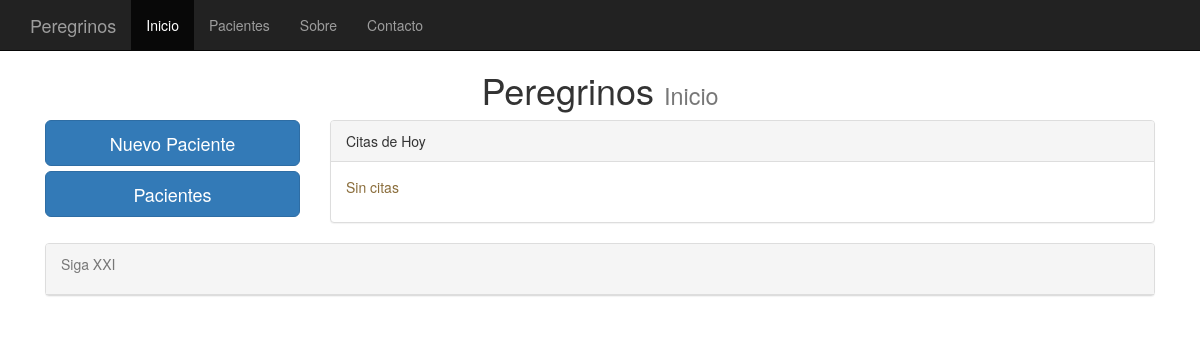
The app's page /index/, older data.
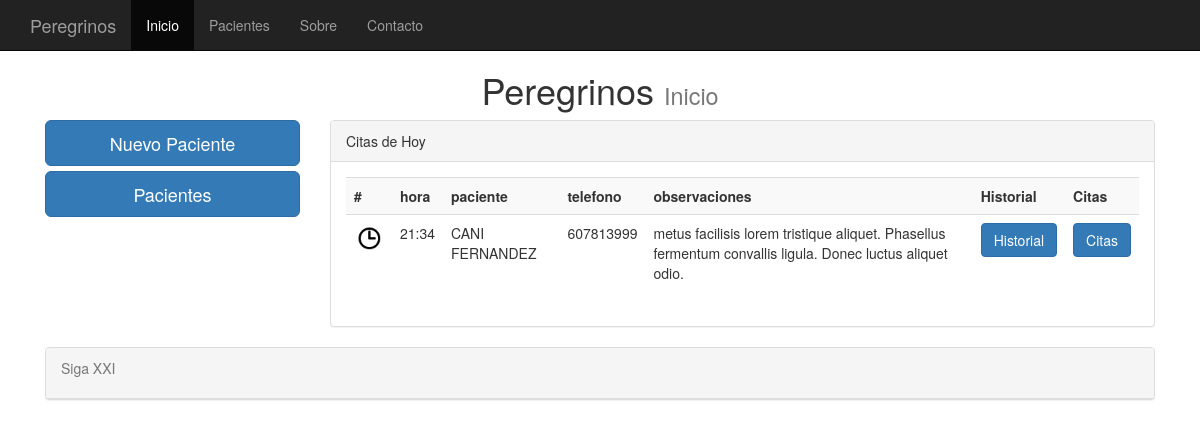
The same page, newer data.
### clinica/models.py (models this page shows, shortened)
class citas(models.Model):
    fecha = models.DateTimeField(default=datetime.now, blank=True)
    cliente = models.ForeignKey(clientes, default=None, null=True, blank=True)
    observaciones = models.TextField()

class clientes(models.Model):
    nombre = models.CharField(max_length=75)
    apellidos = models.CharField(max_length=75)
    telefono =  models.PositiveIntegerField(null=True, blank=True)
    telefono2 = models.PositiveIntegerField(null=True, blank=True)
    antiguedad = models.DateTimeField(default=datetime.now, blank=True)
    fotografia = models.ImageField(upload_to='imagenes', blank=True)
    def __unicode__(self):
    	return self.nombre

### clinica/views.py (the view)
# urls.py: url(r'^index/', 'clinica.views.index', name = 'index'),
def index(request):
	mytime = datetime.strptime('2359','%H%M').time()
	final_dia = datetime.combine(datetime.today(), mytime)
	las_citas = citas.objects.filter(fecha__gte = datetime.now(), fecha__lte = final_dia).order_by('fecha')
	context = {'las_citas': las_citas }
	return render(request, 'clinica/index.html', context)

### templates/clinica/index.html (shortened to what this page needs)
{% extends "base.html" %}
{%   load   staticfiles   %}
{% block titulo %} Inicio {% endblock %}
{% block content %}
<row>
	<div class="col-md-3">
		<a href="/paciente/agregar" class="btn btn-primary btn-lg btn-block">Nuevo Paciente</a>
		<a href="/pacientes" class="btn btn-primary btn-lg btn-block">Pacientes</a>
    </div>
    <div class="col-md-9" >
	    <div class="panel panel-default">
 		 	<div class="panel-heading">Citas de Hoy</div>
         <div class="panel-body">
         	{% if las_citas %}
         		<table class="table table-striped">
                  <th>#</th>
                  <th>hora</th>
                  <th>paciente</th>
                  <th>telefono</th>
                  <th>observaciones</th>
                  <th>Historial</th>
                  <th>Citas</th>
                  {% for citas in las_citas %}
                  	<tr>
                  		<td><img src="/media/imagenes/clock.png" width="30" height="30"></td>
								<td>{{ citas.fecha | date:"H:i" }}</td>
								<td>{{ citas.cliente | capfirst }} {{ citas.cliente.apellidos | capfirst}}</td>
								<td>{{ citas.cliente.telefono }}</td>
								<td>{{ citas.observaciones }}</td>
                        <td><a href="#" class="btn btn-primary">Historial</a>
                    		<td><a href="#" class="btn btn-primary">Citas</a>
                     </tr>
                  {% endfor %}
                  </table>
				{% else %}
					<p class="text-warning">Sin citas</p>
				{% endif %}
         </div>
         </div>
       </div>
    </div>
{% endblock %}

Row changes from the older to the newer data that the page shows:
added citas: fecha "21:34", cliente "CANI", cliente.apellidos "FERNANDEZ", cliente.telefono "607813999", observaciones "metus facilisis lorem tristique aliquet. Phasellus fermentum convallis ligula. Donec luctus aliquet odio."
Text that changed along with them:
text no longer shown: "Sin citas"
text now shown: "# hora paciente telefono observaciones Historial Citas"
